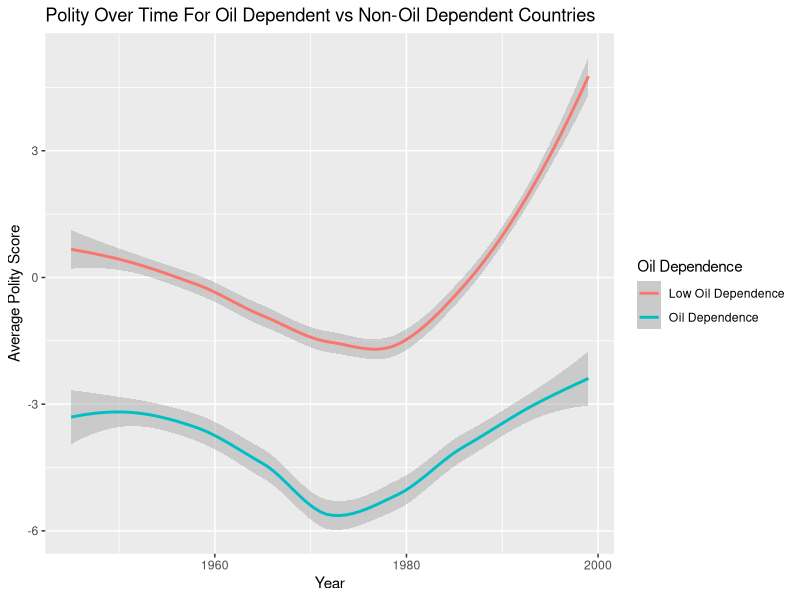
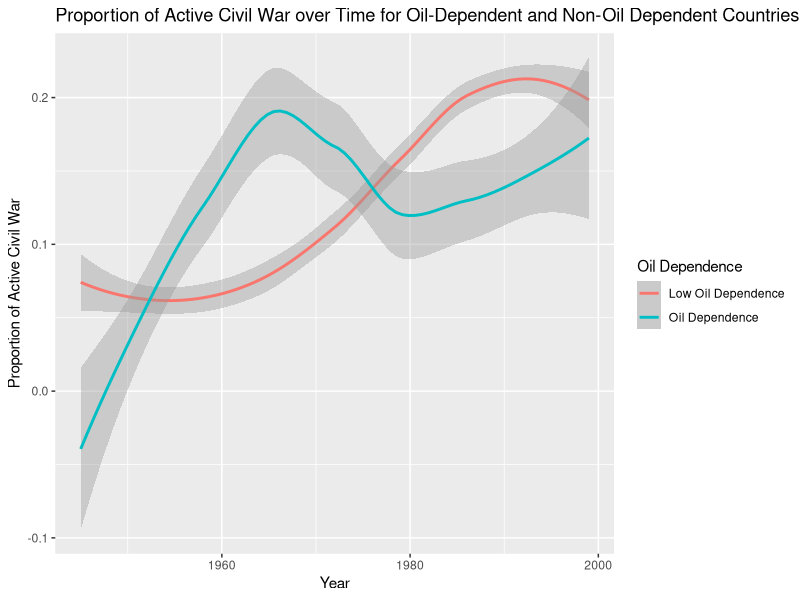

Source code (R) for these figures, in order:
## ---- chunk 1
library(tidyverse)
library(dplyr)
library(ggplot2)

data <- read_csv("data/civilwar.csv") 
## ---- chunk 2

# Create oil_rev variable and calculate avg polity by oil_rev

polity_data <- data |>
  mutate(
    oil_rev = if_else(Oil == 1, "Oil Dependence", "Low Oil Dependence")
  ) |>
  group_by(oil_rev, year) |>
  summarize(avg_polity = mean(polity2, na.rm = TRUE)) 

# Graph polity over time for oil dependent and non-oil dependent nations

polity_plot <- polity_data |>
  ggplot(mapping = aes(x = year, y = avg_polity, color = oil_rev)) +
  geom_smooth() +
  labs(
    x = "Year",
    y = "Average Polity Score",
    title = "Polity Over Time For Oil Dependent vs Non-Oil Dependent Countries",
    color = "Oil Dependence"
  )

polity_plot


## ---- chunk 3

# Create oil dependence variable

war_data <- data |>
  mutate(
    oil_rev = if_else(Oil == 1, "Oil Dependence", "Low Oil Dependence")
  ) 

# Graph the proportion of active civil war over time for oil-dependent and non-oil dependent countries

war_plot <- war_data |>
  group_by(oil_rev, year) |>
  summarize(prop_war = mean(war, na.rm = TRUE)) |>
  ggplot(mapping = aes(x = year, y = prop_war, color = oil_rev)) +
  geom_smooth() +
  labs(
    x = "Year",
    y = "Proportion of Active Civil War",
    title = "Proportion of Active Civil War over Time for Oil-Dependent and Non-Oil Dependent Countries",
    color = "Oil Dependence"
  )

war_plot
## ---- chunk 4
library(broom)

# Mutates oil_rev variable 
data <- data |>
  mutate(
    oil_rev = if_else(Oil == 1, "Oil Dependence", "Low Oil Dependence")
  )

# Creates regression with polity as outcome and oil revenue/dependence as predictor
fit_1 <- lm(polity2 ~ oil_rev, data = data)

# Creates tables of results

fit_1 |>
  broom::tidy() |>
  select(term, estimate) |>
  knitr::kable(digits = 2)
## ---- chunk 5

# Creates regression with war as outcome and oil revenue/dependence as predictor
fit_2 <- lm(war ~ oil_rev, data = data)

# Creates tables of results

fit_2 |>
  broom::tidy() |>
  select(term, estimate) |>
  knitr::kable(digits = 2)
